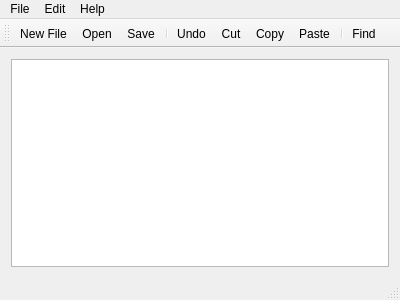
<?xml version="1.0" encoding="UTF-8"?>
<ui version="4.0">
 <class>MainWindow</class>
 <widget class="QMainWindow" name="MainWindow">
  <property name="geometry">
   <rect>
    <x>0</x>
    <y>0</y>
    <width>400</width>
    <height>300</height>
   </rect>
  </property>
  <property name="windowTitle">
   <string>MainWindow</string>
  </property>
  <widget class="QWidget" name="centralWidget">
   <layout class="QVBoxLayout" name="verticalLayout">
    <item>
     <widget class="QTextEdit" name="textEdit"/>
    </item>
   </layout>
  </widget>
  <widget class="QMenuBar" name="menuBar">
   <property name="geometry">
    <rect>
     <x>0</x>
     <y>0</y>
     <width>400</width>
     <height>26</height>
    </rect>
   </property>
   <widget class="QMenu" name="menuFile">
    <property name="title">
     <string>File</string>
    </property>
    <addaction name="actionNew_File"/>
    <addaction name="actionOpen"/>
    <addaction name="actionClose_File"/>
    <addaction name="separator"/>
    <addaction name="actionSave"/>
    <addaction name="actionSave_As"/>
    <addaction name="actionExit"/>
   </widget>
   <widget class="QMenu" name="menuEdit">
    <property name="title">
     <string>Edit</string>
    </property>
    <addaction name="actionUndo"/>
    <addaction name="actionCut"/>
    <addaction name="actionCopy"/>
    <addaction name="actionPaste"/>
   </widget>
   <widget class="QMenu" name="menuHelp">
    <property name="title">
     <string>Help</string>
    </property>
    <addaction name="actionVersion"/>
   </widget>
   <addaction name="menuFile"/>
   <addaction name="menuEdit"/>
   <addaction name="menuHelp"/>
  </widget>
  <widget class="QToolBar" name="mainToolBar">
   <attribute name="toolBarArea">
    <enum>TopToolBarArea</enum>
   </attribute>
   <attribute name="toolBarBreak">
    <bool>false</bool>
   </attribute>
   <addaction name="actionNew_File"/>
   <addaction name="actionOpen"/>
   <addaction name="actionSave"/>
   <addaction name="separator"/>
   <addaction name="actionUndo"/>
   <addaction name="actionCut"/>
   <addaction name="actionCopy"/>
   <addaction name="actionPaste"/>
   <addaction name="separator"/>
   <addaction name="actionFind"/>
  </widget>
  <widget class="QStatusBar" name="statusBar"/>
  <action name="actionNew_File">
   <property name="icon">
    <iconset resource="../icon/icon.qrc">
     <normaloff>:/document-new.png</normaloff>:/document-new.png</iconset>
   </property>
   <property name="text">
    <string>New File</string>
   </property>
   <property name="shortcut">
    <string>Ctrl+N</string>
   </property>
  </action>
  <action name="actionOpen">
   <property name="icon">
    <iconset resource="../icon/icon.qrc">
     <normaloff>:/document-open.png</normaloff>:/document-open.png</iconset>
   </property>
   <property name="text">
    <string>Open</string>
   </property>
   <property name="shortcut">
    <string>Ctrl+O</string>
   </property>
  </action>
  <action name="actionClose_File">
   <property name="icon">
    <iconset resource="../icon/icon.qrc">
     <normaloff>:/gtk-close.png</normaloff>:/gtk-close.png</iconset>
   </property>
   <property name="text">
    <string>Close File</string>
   </property>
   <property name="shortcut">
    <string>Ctrl+C</string>
   </property>
  </action>
  <action name="actionSave">
   <property name="icon">
    <iconset resource="../icon/icon.qrc">
     <normaloff>:/document-save.png</normaloff>:/document-save.png</iconset>
   </property>
   <property name="text">
    <string>Save</string>
   </property>
   <property name="shortcut">
    <string>Ctrl+S</string>
   </property>
  </action>
  <action name="actionSave_As">
   <property name="icon">
    <iconset resource="../icon/icon.qrc">
     <normaloff>:/document-save-as.png</normaloff>:/document-save-as.png</iconset>
   </property>
   <property name="text">
    <string>Save As</string>
   </property>
  </action>
  <action name="actionExit">
   <property name="icon">
    <iconset resource="../icon/icon.qrc">
     <normaloff>:/exit.png</normaloff>:/exit.png</iconset>
   </property>
   <property name="text">
    <string>Exit</string>
   </property>
   <property name="shortcut">
    <string>Ctrl+Q</string>
   </property>
  </action>
  <action name="actionUndo">
   <property name="icon">
    <iconset resource="../icon/icon.qrc">
     <normaloff>:/edit-undo.png</normaloff>:/edit-undo.png</iconset>
   </property>
   <property name="text">
    <string>Undo</string>
   </property>
   <property name="shortcut">
    <string>Ctrl+Z</string>
   </property>
  </action>
  <action name="actionCut">
   <property name="icon">
    <iconset resource="../icon/icon.qrc">
     <normaloff>:/editcut.png</normaloff>:/editcut.png</iconset>
   </property>
   <property name="text">
    <string>Cut</string>
   </property>
   <property name="shortcut">
    <string>Ctrl+X</string>
   </property>
  </action>
  <action name="actionCopy">
   <property name="icon">
    <iconset resource="../icon/icon.qrc">
     <normaloff>:/editcopy.png</normaloff>:/editcopy.png</iconset>
   </property>
   <property name="text">
    <string>Copy</string>
   </property>
   <property name="shortcut">
    <string>Ctrl+C</string>
   </property>
  </action>
  <action name="actionPaste">
   <property name="icon">
    <iconset resource="../icon/icon.qrc">
     <normaloff>:/editpaste.png</normaloff>:/editpaste.png</iconset>
   </property>
   <property name="text">
    <string>Paste</string>
   </property>
   <property name="shortcut">
    <string>Ctrl+V</string>
   </property>
  </action>
  <action name="actionFind">
   <property name="icon">
    <iconset resource="../icon/icon.qrc">
     <normaloff>:/edit-find.png</normaloff>:/edit-find.png</iconset>
   </property>
   <property name="text">
    <string>Find</string>
   </property>
   <property name="shortcut">
    <string>Ctrl+F</string>
   </property>
  </action>
  <action name="actionVersion">
   <property name="icon">
    <iconset resource="../icon/icon.qrc">
     <normaloff>:/help.png</normaloff>:/help.png</iconset>
   </property>
   <property name="text">
    <string>Version</string>
   </property>
   <property name="shortcut">
    <string>Ctrl+H</string>
   </property>
  </action>
 </widget>
 <layoutdefault spacing="6" margin="11"/>
 <resources>
  <include location="../icon/icon.qrc"/>
 </resources>
 <connections/>
</ui>
